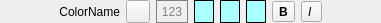
<?xml version="1.0" encoding="UTF-8"?>
<ui version="4.0">
 <class>ThemeWidget</class>
 <widget class="QWidget" name="ThemeWidget">
  <property name="geometry">
   <rect>
    <x>0</x>
    <y>0</y>
    <width>381</width>
    <height>20</height>
   </rect>
  </property>
  <property name="windowTitle">
   <string>Form</string>
  </property>
  <layout class="QHBoxLayout" name="horizontalLayout">
   <property name="leftMargin">
    <number>0</number>
   </property>
   <property name="topMargin">
    <number>0</number>
   </property>
   <property name="rightMargin">
    <number>0</number>
   </property>
   <property name="bottomMargin">
    <number>0</number>
   </property>
   <item>
    <spacer name="spLeft">
     <property name="orientation">
      <enum>Qt::Horizontal</enum>
     </property>
     <property name="sizeHint" stdset="0">
      <size>
       <width>40</width>
       <height>20</height>
      </size>
     </property>
    </spacer>
   </item>
   <item>
    <widget class="QLabel" name="name">
     <property name="sizePolicy">
      <sizepolicy hsizetype="MinimumExpanding" vsizetype="Preferred">
       <horstretch>0</horstretch>
       <verstretch>0</verstretch>
      </sizepolicy>
     </property>
     <property name="text">
      <string>ColorName</string>
     </property>
     <property name="alignment">
      <set>Qt::AlignRight|Qt::AlignTrailing|Qt::AlignVCenter</set>
     </property>
    </widget>
   </item>
   <item>
    <widget class="QToolButton" name="iconEx">
     <property name="text">
      <string/>
     </property>
     <property name="icon">
      <iconset resource="../icons/icons.qrc">
       <normaloff>:/solid/user</normaloff>:/solid/user</iconset>
     </property>
    </widget>
   </item>
   <item>
    <widget class="QFrame" name="textFrame">
     <property name="palette">
      <palette>
       <active>
        <colorrole role="WindowText">
         <brush brushstyle="SolidPattern">
          <color alpha="255">
           <red>128</red>
           <green>128</green>
           <blue>128</blue>
          </color>
         </brush>
        </colorrole>
       </active>
       <inactive>
        <colorrole role="WindowText">
         <brush brushstyle="SolidPattern">
          <color alpha="255">
           <red>128</red>
           <green>128</green>
           <blue>128</blue>
          </color>
         </brush>
        </colorrole>
       </inactive>
       <disabled>
        <colorrole role="WindowText">
         <brush brushstyle="SolidPattern">
          <color alpha="255">
           <red>120</red>
           <green>120</green>
           <blue>120</blue>
          </color>
         </brush>
        </colorrole>
       </disabled>
      </palette>
     </property>
     <property name="frameShape">
      <enum>QFrame::Box</enum>
     </property>
     <property name="frameShadow">
      <enum>QFrame::Plain</enum>
     </property>
     <layout class="QHBoxLayout" name="horizontalLayout_2">
      <property name="spacing">
       <number>0</number>
      </property>
      <property name="leftMargin">
       <number>0</number>
      </property>
      <property name="topMargin">
       <number>0</number>
      </property>
      <property name="rightMargin">
       <number>0</number>
      </property>
      <property name="bottomMargin">
       <number>0</number>
      </property>
      <item>
       <widget class="QLabel" name="textEx">
        <property name="minimumSize">
         <size>
          <width>30</width>
          <height>0</height>
         </size>
        </property>
        <property name="maximumSize">
         <size>
          <width>30</width>
          <height>16777215</height>
         </size>
        </property>
        <property name="autoFillBackground">
         <bool>true</bool>
        </property>
        <property name="frameShape">
         <enum>QFrame::NoFrame</enum>
        </property>
        <property name="text">
         <string>123</string>
        </property>
        <property name="alignment">
         <set>Qt::AlignCenter</set>
        </property>
       </widget>
      </item>
     </layout>
    </widget>
   </item>
   <item>
    <widget class="QFrame" name="colorFG">
     <property name="sizePolicy">
      <sizepolicy hsizetype="Minimum" vsizetype="Preferred">
       <horstretch>0</horstretch>
       <verstretch>0</verstretch>
      </sizepolicy>
     </property>
     <property name="minimumSize">
      <size>
       <width>20</width>
       <height>20</height>
      </size>
     </property>
     <property name="palette">
      <palette>
       <active>
        <colorrole role="Base">
         <brush brushstyle="SolidPattern">
          <color alpha="255">
           <red>255</red>
           <green>255</green>
           <blue>255</blue>
          </color>
         </brush>
        </colorrole>
        <colorrole role="Window">
         <brush brushstyle="SolidPattern">
          <color alpha="255">
           <red>170</red>
           <green>255</green>
           <blue>255</blue>
          </color>
         </brush>
        </colorrole>
       </active>
       <inactive>
        <colorrole role="Base">
         <brush brushstyle="SolidPattern">
          <color alpha="255">
           <red>255</red>
           <green>255</green>
           <blue>255</blue>
          </color>
         </brush>
        </colorrole>
        <colorrole role="Window">
         <brush brushstyle="SolidPattern">
          <color alpha="255">
           <red>170</red>
           <green>255</green>
           <blue>255</blue>
          </color>
         </brush>
        </colorrole>
       </inactive>
       <disabled>
        <colorrole role="Base">
         <brush brushstyle="SolidPattern">
          <color alpha="255">
           <red>170</red>
           <green>255</green>
           <blue>255</blue>
          </color>
         </brush>
        </colorrole>
        <colorrole role="Window">
         <brush brushstyle="SolidPattern">
          <color alpha="255">
           <red>170</red>
           <green>255</green>
           <blue>255</blue>
          </color>
         </brush>
        </colorrole>
       </disabled>
      </palette>
     </property>
     <property name="autoFillBackground">
      <bool>true</bool>
     </property>
     <property name="frameShape">
      <enum>QFrame::Panel</enum>
     </property>
     <property name="frameShadow">
      <enum>QFrame::Plain</enum>
     </property>
    </widget>
   </item>
   <item>
    <widget class="QFrame" name="colorBG1">
     <property name="minimumSize">
      <size>
       <width>20</width>
       <height>20</height>
      </size>
     </property>
     <property name="palette">
      <palette>
       <active>
        <colorrole role="Base">
         <brush brushstyle="SolidPattern">
          <color alpha="255">
           <red>255</red>
           <green>255</green>
           <blue>255</blue>
          </color>
         </brush>
        </colorrole>
        <colorrole role="Window">
         <brush brushstyle="SolidPattern">
          <color alpha="255">
           <red>170</red>
           <green>255</green>
           <blue>255</blue>
          </color>
         </brush>
        </colorrole>
       </active>
       <inactive>
        <colorrole role="Base">
         <brush brushstyle="SolidPattern">
          <color alpha="255">
           <red>255</red>
           <green>255</green>
           <blue>255</blue>
          </color>
         </brush>
        </colorrole>
        <colorrole role="Window">
         <brush brushstyle="SolidPattern">
          <color alpha="255">
           <red>170</red>
           <green>255</green>
           <blue>255</blue>
          </color>
         </brush>
        </colorrole>
       </inactive>
       <disabled>
        <colorrole role="Base">
         <brush brushstyle="SolidPattern">
          <color alpha="255">
           <red>170</red>
           <green>255</green>
           <blue>255</blue>
          </color>
         </brush>
        </colorrole>
        <colorrole role="Window">
         <brush brushstyle="SolidPattern">
          <color alpha="255">
           <red>170</red>
           <green>255</green>
           <blue>255</blue>
          </color>
         </brush>
        </colorrole>
       </disabled>
      </palette>
     </property>
     <property name="autoFillBackground">
      <bool>true</bool>
     </property>
     <property name="frameShape">
      <enum>QFrame::Box</enum>
     </property>
     <property name="frameShadow">
      <enum>QFrame::Plain</enum>
     </property>
    </widget>
   </item>
   <item>
    <widget class="QFrame" name="colorBG2">
     <property name="minimumSize">
      <size>
       <width>20</width>
       <height>0</height>
      </size>
     </property>
     <property name="palette">
      <palette>
       <active>
        <colorrole role="Base">
         <brush brushstyle="SolidPattern">
          <color alpha="255">
           <red>255</red>
           <green>255</green>
           <blue>255</blue>
          </color>
         </brush>
        </colorrole>
        <colorrole role="Window">
         <brush brushstyle="SolidPattern">
          <color alpha="255">
           <red>170</red>
           <green>255</green>
           <blue>255</blue>
          </color>
         </brush>
        </colorrole>
       </active>
       <inactive>
        <colorrole role="Base">
         <brush brushstyle="SolidPattern">
          <color alpha="255">
           <red>255</red>
           <green>255</green>
           <blue>255</blue>
          </color>
         </brush>
        </colorrole>
        <colorrole role="Window">
         <brush brushstyle="SolidPattern">
          <color alpha="255">
           <red>170</red>
           <green>255</green>
           <blue>255</blue>
          </color>
         </brush>
        </colorrole>
       </inactive>
       <disabled>
        <colorrole role="Base">
         <brush brushstyle="SolidPattern">
          <color alpha="255">
           <red>170</red>
           <green>255</green>
           <blue>255</blue>
          </color>
         </brush>
        </colorrole>
        <colorrole role="Window">
         <brush brushstyle="SolidPattern">
          <color alpha="255">
           <red>170</red>
           <green>255</green>
           <blue>255</blue>
          </color>
         </brush>
        </colorrole>
       </disabled>
      </palette>
     </property>
     <property name="autoFillBackground">
      <bool>true</bool>
     </property>
     <property name="frameShape">
      <enum>QFrame::Box</enum>
     </property>
     <property name="frameShadow">
      <enum>QFrame::Plain</enum>
     </property>
    </widget>
   </item>
   <item>
    <widget class="QToolButton" name="btBold">
     <property name="sizePolicy">
      <sizepolicy hsizetype="Minimum" vsizetype="Fixed">
       <horstretch>0</horstretch>
       <verstretch>0</verstretch>
      </sizepolicy>
     </property>
     <property name="font">
      <font>
       <weight>75</weight>
       <bold>true</bold>
      </font>
     </property>
     <property name="text">
      <string>B</string>
     </property>
     <property name="checkable">
      <bool>true</bool>
     </property>
    </widget>
   </item>
   <item>
    <widget class="QToolButton" name="btItalic">
     <property name="sizePolicy">
      <sizepolicy hsizetype="Minimum" vsizetype="Fixed">
       <horstretch>0</horstretch>
       <verstretch>0</verstretch>
      </sizepolicy>
     </property>
     <property name="font">
      <font>
       <italic>true</italic>
      </font>
     </property>
     <property name="text">
      <string>I </string>
     </property>
     <property name="checkable">
      <bool>true</bool>
     </property>
     <property name="toolButtonStyle">
      <enum>Qt::ToolButtonTextOnly</enum>
     </property>
    </widget>
   </item>
   <item>
    <spacer name="spRight">
     <property name="orientation">
      <enum>Qt::Horizontal</enum>
     </property>
     <property name="sizeHint" stdset="0">
      <size>
       <width>40</width>
       <height>20</height>
      </size>
     </property>
    </spacer>
   </item>
  </layout>
 </widget>
 <resources>
  <include location="../icons/icons.qrc"/>
 </resources>
 <connections/>
</ui>
